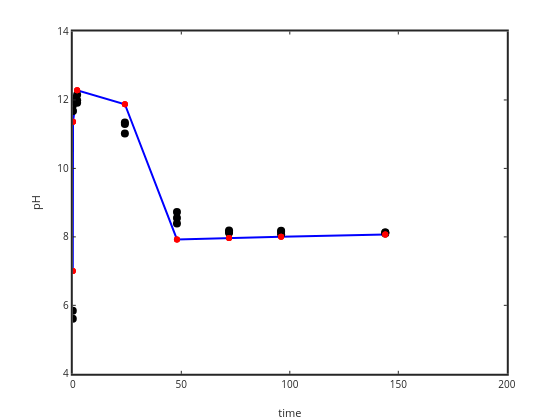

This figure's notebook cell:
### Code cell
plot(time,pH,'b-','linewidth',2); ylabel('pH'); xlabel('time')
hold on
plot(sampletime,samplepH,'ko','markersize',8,'markerfacecolor','k')
set(gca,'linewidth',2)

yi = interp1 (time, pH, sampletime);
plot(sampletime,yi,'r.')

residual1=samplepH-yi;

### Figure 1 — Plotly figure (JSON) as saved in the notebook; plotly's stock layout.template omitted (floating-point values rounded to 4 significant figures)
{"data": [{"line": {"color": "rgb(0,0,255)", "dash": "solid", "width": 2}, "marker": {"color": "rgb(0,0,255)", "line": {"color": "rgb(0,0,255)"}, "size": 6, "symbol": "none"}, "mode": "lines", "name": "", "showlegend": false, "type": "scatter", "visibility": true, "x": [0, 0, 0.1, 2, 24, 48, 72, 96, 144], "xaxis": "x", "y": [7, 7, 11.36, 12.28, 11.87, 7.924, 7.968, 8.007, 8.068], "yaxis": "y"}, {"line": {"color": "rgb(0,0,0)", "width": 0.5}, "marker": {"color": "rgb(0,0,0)", "line": {"color": "rgb(0,0,0)"}, "size": 8, "symbol": "circle"}, "mode": "markers", "name": "", "showlegend": false, "type": "scatter", "visibility": true, "x": [0, 0.1, 2, 24, 48, 72, 96, 144, 0, 0.1, 2, 24, 48, 72, 96, 144, 0, 0.1, 2, 24, 48, 72, 96, 144], "xaxis": "x", "y": [5.84, 11.96, 11.99, 11.3, 8.73, 8.15, 8.15, 8.13, 5.61, 12.04, 12.15, 11.34, 8.55, 8.12, 8.08, 8.1, 11.84, 11.68, 11.92, 11.02, 8.39, 8.19, 8.18, 8.13], "yaxis": "y"}, {"line": {"color": "rgb(255,0,0)", "width": 0.5}, "marker": {"color": "rgb(255,0,0)", "line": {"color": "rgb(255,0,0)"}, "size": 6, "symbol": "circle"}, "mode": "markers", "name": "", "showlegend": false, "type": "scatter", "visibility": true, "x": [0, 0.1, 2, 24, 48, 72, 96, 144, 0, 0.1, 2, 24, 48, 72, 96, 144, 0, 0.1, 2, 24, 48, 72, 96, 144], "xaxis": "x", "y": [7, 11.36, 12.28, 11.87, 7.924, 7.968, 8.007, 8.068, 7, 11.36, 12.28, 11.87, 7.924, 7.968, 8.007, 8.068, 7, 11.36, 12.28, 11.87, 7.924, 7.968, 8.007, 8.068], "yaxis": "y"}], "layout": {"height": 420, "hovermode": "closest", "margin": {"b": 0, "l": 0, "r": 0, "t": 0}, "plot_bgcolor": "rgba(0,0,0,0)", "showlegend": false, "width": 560, "xaxis": {"anchor": "y", "autorange": false, "domain": [0.13, 0.905], "exponentformat": "none", "gridcolor": "rgba(38,38,38,0.15)", "gridwidth": 2, "linecolor": "rgb(38,38,38)", "linewidth": 2, "mirror": "ticks", "range": [0, 200], "showgrid": false, "showline": true, "side": "bottom", "spikedash": "solid", "spikemode": "across", "spikesides": false, "spikethickness": 1, "tickangle": 0, "tickcolor": "rgb(38,38,38)", "tickfont": {"color": "rgb(38,38,38)", "size": 10}, "ticklen": 3, "ticks": "inside", "ticktext": ["0", "50", "100", "150", "200"], "tickvals": [0, 50, 100, 150, 200], "title": {"font": {"color": "rgb(38,38,38)", "size": 11}, "text": "time"}, "type": "linear", "visible": true, "zeroline": false}, "yaxis": {"anchor": "x", "autorange": false, "domain": [0.11, 0.925], "exponentformat": "none", "gridcolor": "rgba(38,38,38,0.15)", "gridwidth": 2, "linecolor": "rgb(38,38,38)", "linewidth": 2, "mirror": "ticks", "range": [4, 14], "showgrid": false, "showline": true, "side": "left", "spikedash": "solid", "spikemode": "across", "spikesides": false, "spikethickness": 1, "tickangle": 0, "tickcolor": "rgb(38,38,38)", "tickfont": {"color": "rgb(38,38,38)", "size": 10}, "ticklen": 3, "ticks": "inside", "ticktext": ["4", "6", "8", "10", "12", "14"], "tickvals": [4, 6, 8, 10, 12, 14], "title": {"font": {"color": "rgb(38,38,38)", "size": 11}, "text": "pH"}, "type": "linear", "visible": true, "zeroline": false}}}
